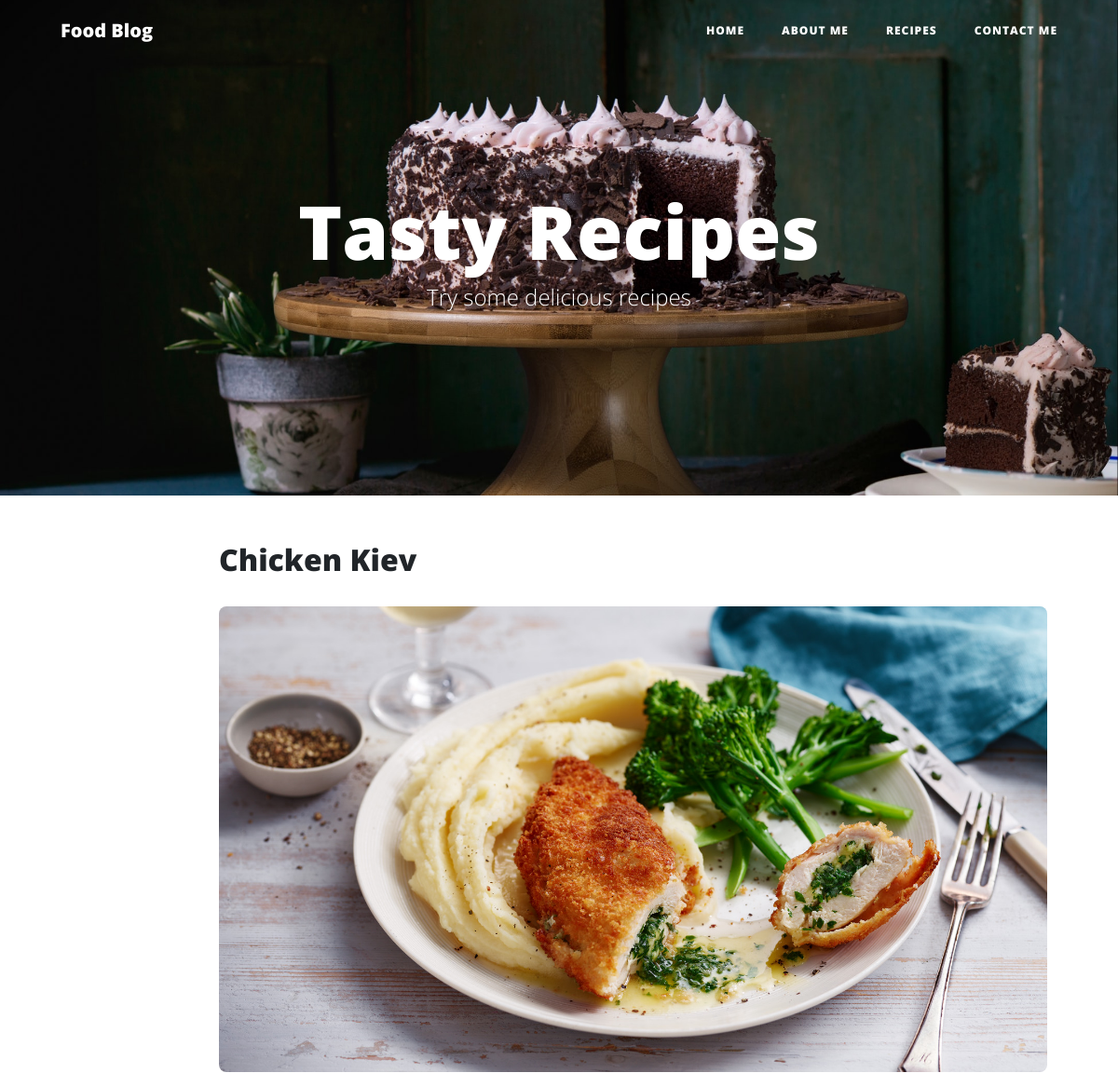
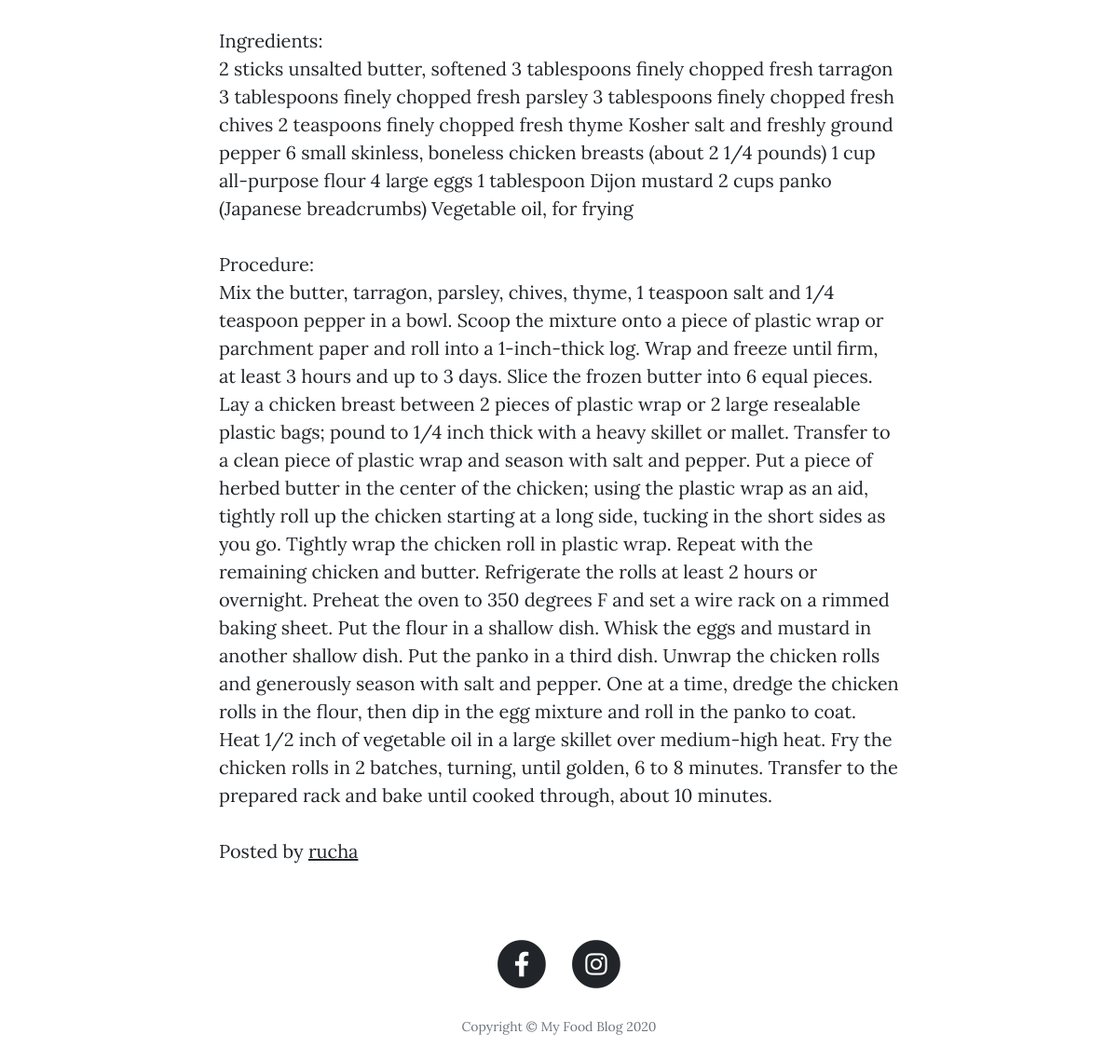
Page /recipes/1/ on the committed database (2 pictures, top to bottom).
### recipes/models.py (models this page shows, shortened)
class Recipe(models.Model):
    name = models.CharField(max_length=50)
    ingredients = models.TextField()
    method = models.TextField()
    author = models.ForeignKey(User, on_delete=models.CASCADE)
    image = models.ImageField(upload_to='images/', null=True)

### recipes/views.py (the view)
# urls.py: path('recipes/<int:pk>/', RecipeEntryView.as_view(), name='recipe_details'),
class RecipeEntryView(DetailView):
    model = Recipe
    template_name = 'entries/recipes_details.html'
    context_object_name = "recipe_details"

### entries/templates/entries/recipes_details.html (shortened to what this page needs)
{% extends "entries/index.html" %}
{% load static %}
{% block content %}
<header class="masthead" style="background-image: url({% static 'img/recipe_details.jpg' %})">
    <div class="container">
        <div class="row">
            <div class="col-lg-8 col-md-10 mx-auto">
                <div class="page-heading">
                    <h1>Tasty Recipes</h1>
                    <span class="subheading">Try some delicious recipes</span>
                </div>
            </div>
        </div>
    </div>
</header>
<div class="container">
    <div class="row">
        <div class="col-lg-8 col-md-10 mx-auto">
            <h2 class="post-title">
                {{ object.name }}
            </h2>
            <p>
                <img src="{{MEDIA_URL}}{{object.image}}" width="auto" height="500px"
                     style="border-radius: 0.5rem">
            </p>
            <p>
               Ingredients: <br>{{ object.ingredients }}
            </p>
            <p>
                Procedure: <br>{{ object.method }}
            </p>
            <p class="post-meta">Posted by
                <a href="{% url 'about' %}">{{ object.author}}</a>
            </p>
        </div>
    </div>
</div>
{% endblock %}

### static_2/css/clean-blog.css (style rules this page uses)
body { font-size: 20px; color: #212529; font-family: 'Lora', 'Times New Roman', serif; }
p { line-height: 1.5; margin: 30px 0; }
p a { text-decoration: underline; }
h1, h2, h3, h4, h5, h6 { font-weight: 800; font-family: 'Open Sans', 'Helvetica Neue', Helvetica, Arial, sans-serif; }
a { color: #212529; transition: all 0.2s; }
header.masthead { margin-bottom: 50px; background: no-repeat center center; background-attachment: scroll; position: relative; background-size: cover; }
header.masthead .page-heading, header.masthead .post-heading, header.masthead .site-heading { padding: 200px 0 150px; color: white; }
@media only screen and (min-width: 768px) { header.masthead .page-heading, header.masthead .post-heading, header.masthead .site-heading { padding: 200px 0; } }
header.masthead .page-heading, header.masthead .site-heading { text-align: center; }
header.masthead .page-heading h1, header.masthead .site-heading h1 { font-size: 50px; margin-top: 0; }
header.masthead .page-heading .subheading, header.masthead .site-heading .subheading { font-size: 24px; font-weight: 300; line-height: 1.1; display: block; margin: 10px 0 0; font-family: 'Open Sans', 'Helvetica Neue', Helvetica, Arial, sans-serif; }
@media only screen and (min-width: 768px) { header.masthead .page-heading h1, header.masthead .site-heading h1 { font-size: 80px; } }

### rows in the picture
Recipe: name "Chicken Kiev", image (picture), ingredients "2 sticks unsalted butter, softened 3 tablespoons finely chopped fresh tarragon 3 tablespoons finely chopped fresh parsley 3 tablespoons finely chopped fresh chives 2 teaspoons finely chopped fresh thyme Kosher salt and freshly ground pepper 6 small skinless, boneless chicken breasts (about 2 1/4 pounds) 1 cup all-purpose flour 4 large eggs 1 tablespoon Dijon mustard 2 cups panko (Japanese breadcrumbs) Vegetable oil, for frying", method "Mix the butter, tarragon, parsley, chives, thyme, 1 teaspoon salt and 1/4 teaspoon pepper in a bowl. Scoop the mixture onto a piece of plastic wrap or parchment paper and roll into a 1-inch-thick log. Wrap and freeze until firm, at least 3 hours and up to 3 days. Slice the frozen butter into 6 equal pieces. Lay a chicken breast between 2 pieces of plastic wrap or 2 large resealable plastic bags; pound to 1/4 inch thick with a heavy skillet or mallet. Transfer to a clean piece of plastic wrap and season with salt and pepper. Put a piece of herbed butter in the center of the chicken; using the plastic wrap as an aid, tightly roll up the chicken starting at a long side, tucking in the short…", author "rucha"
